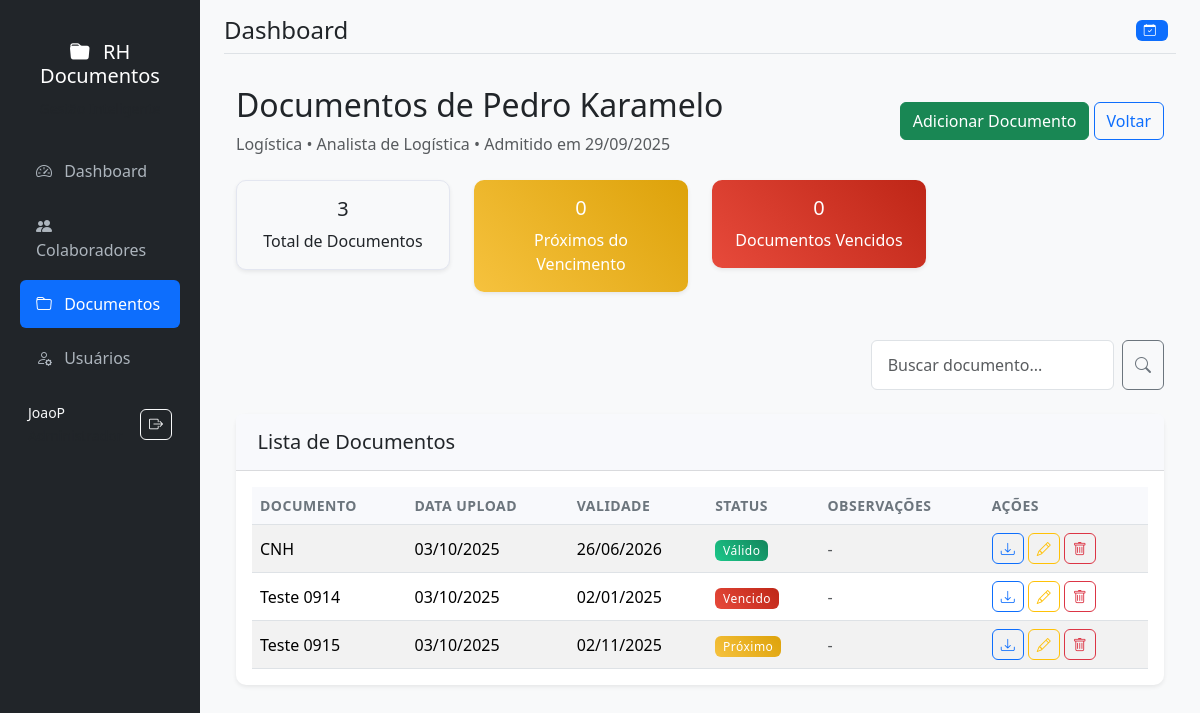
Page /colaborador/2/documentos (signed in) on the committed database.
### models.py (models this page shows, shortened)
class User(UserMixin, db.Model):
    id = db.Column(db.Integer, primary_key=True)
    username = db.Column(db.String(80), unique=True, nullable=False)
    email = db.Column(db.String(120), unique=True, nullable=False)
    password_hash = db.Column(db.String(120), nullable=False)
    role = db.Column(db.String(20), nullable=False, default='visitante')
    created_at = db.Column(db.DateTime, default=datetime.utcnow)
    def has_permission(self, permission):
        roles_permissions = {
            'visitante': ['download'],
            'operador': ['download', 'add_documento', 'add_colaborador', 'renovar_documento'],
            'gestor': ['download', 'add_documento', 'add_colaborador', 'renovar_documento', 'edit_documento', 'delete_documento'],
            'administrador': ['download', 'add_documento', 'add_colaborador', 'renovar_documento', 'edit_documento', 'delete_documento', 'add_usuario']
        }
        return permission in roles_permissions.get(self.role, [])

class Colaborador(db.Model):
    id = db.Column(db.Integer, primary_key=True)
    nome = db.Column(db.String(100), nullable=False)
    email = db.Column(db.String(120))
    departamento = db.Column(db.String(50))
    cargo = db.Column(db.String(50))
    data_admissao = db.Column(db.Date)
    created_at = db.Column(db.DateTime, default=datetime.utcnow)
    documentos = db.relationship('Documento', backref='colaborador', lazy=True, cascade='all, delete-orphan')

class Documento(db.Model):
    id = db.Column(db.Integer, primary_key=True)
    colaborador_id = db.Column(db.Integer, db.ForeignKey('colaborador.id'), nullable=False)
    nome = db.Column(db.String(100), nullable=False)
    tipo_validade = db.Column(db.String(20), nullable=False)  # indeterminado, 3, 6, 12, personalizado
    data_upload = db.Column(db.DateTime, default=datetime.utcnow)
    data_validade = db.Column(db.Date)
    arquivo = db.Column(db.String(200), nullable=False)
    observacoes = db.Column(db.Text)
    def status_vencimento(self):
        if self.tipo_validade == 'indeterminado':
            return 'válido'
        hoje = datetime.now().date()
        if self.data_validade < hoje:
            return 'vencido'
        elif (self.data_validade - hoje).days <= 30:
            return 'proximo_vencer'
        else:
            return 'válido'

### app.py (the view)
@app.route('/colaborador/<int:colaborador_id>/documentos')
@login_required
def documentos_colaborador(colaborador_id):
    colaborador = Colaborador.query.get_or_404(colaborador_id)
    search_query = request.args.get('search', '').strip()
    query = Documento.query.filter_by(colaborador_id=colaborador_id)
    if search_query:
        search_term = f'%{search_query}%'
        query = query.filter(Documento.nome.ilike(search_term))
    documentos = query.all()
    return render_template('documentos_colaborador.html',
                         colaborador=colaborador,
                         documentos=documentos,
                         search_query=search_query)

### app.py (called while the page is built)
@login_manager.user_loader
def load_user(user_id):
    return User.query.get(int(user_id))

@app.teardown_appcontext
def shutdown_session(exception=None):
    db.session.remove()

### templates/documentos_colaborador.html (shortened to what this page needs)
{% extends "base.html" %}
{% block content %}
<div class="d-flex justify-content-between align-items-center mb-4">
    <div>
        <h2>Documentos de {{ colaborador.nome }}</h2>
        <p class="text-muted mb-0">
            {{ colaborador.departamento }} • {{ colaborador.cargo }}
            {% if colaborador.data_admissao %}
            • Admitido em {{ colaborador.data_admissao.strftime('%d/%m/%Y') }}
            {% endif %}
        </p>
    </div>
    <div>
        {% if current_user.has_permission('add_documento') %}
        <a href="{{ url_for('novo_documento', colaborador_id=colaborador.id) }}" class="btn btn-success">
            Adicionar Documento
        </a>
        {% endif %}
        <a href="{{ url_for('documentos') }}" class="btn btn-outline-primary">Voltar</a>
    </div>
</div>
<div class="row mb-4">
    <div class="col-md-3">
        <div class="card bg-light">
            <div class="card-body text-center">
                <h5 class="card-title">{{ documentos|length }}</h5>
                <p class="card-text">Total de Documentos</p>
            </div>
        </div>
    </div>
    <div class="col-md-3">
        <div class="card bg-warning text-white">
            <div class="card-body text-center">
                <h5 class="card-title">{{ documentos|selectattr('status_vencimento', 'equalto', 'proximo_vencer')|list|length }}</h5>
                <p class="card-text">Próximos do Vencimento</p>
            </div>
        </div>
    </div>
    <div class="col-md-3">
        <div class="card bg-danger text-white">
            <div class="card-body text-center">
                <h5 class="card-title">{{ documentos|selectattr('status_vencimento', 'equalto', 'vencido')|list|length }}</h5>
                <p class="card-text">Documentos Vencidos</p>
            </div>
        </div>
    </div>
</div>
<div class="row justify-content-end mb-4">
    <div class="col-md-5 col-lg-4">
        <form method="GET" class="d-flex">
            <input type="search" name="search" class="form-control me-2" placeholder="Buscar documento..." value="{{ search_query }}">
            <button class="btn btn-outline-secondary" type="submit" title="Pesquisar Documento">
                <i class="bi bi-search"></i>
            </button>
        </form>
    </div>
</div>
{% if documentos %}
<div class="card">
    <div class="card-header">
        <h5 class="mb-0">Lista de Documentos</h5>
    </div>
    <div class="card-body">
        <div class="table-responsive">
            <table class="table table-striped">
                <thead>
                    <tr>
                        <th>Documento</th>
                        <th>Data Upload</th>
                        <th>Validade</th>
                        <th>Status</th>
                        <th>Observações</th>
                        <th>Ações</th>
                    </tr>
                </thead>
                <tbody>
                    {% for doc in documentos %}
                    <tr>
                        <td>{{ doc.nome }}</td>
                        <td>{{ doc.data_upload.strftime('%d/%m/%Y') }}</td>
                        <td>
                            {% if doc.tipo_validade == 'indeterminado' %}
                                <span class="text-muted">Indeterminado</span>
                            {% else %}
                                {{ doc.data_validade.strftime('%d/%m/%Y') }}
                            {% endif %}
                        </td>
                        <td>
                            {% set status = doc.status_vencimento() %}
                            {% if status == 'vencido' %}
                                <span class="badge bg-danger">Vencido</span>
                            {% elif status == 'proximo_vencer' %}
                                <span class="badge bg-warning">Próximo</span>
                            {% else %}
                                <span class="badge bg-success">Válido</span>
                            {% endif %}
                        </td>
                        <td>
                            {% if doc.observacoes %}
                                <small class="text-muted">{{ doc.observacoes[:50] }}{% if doc.observacoes|length > 50 %}...{% endif %}</small>
                            {% else %}
                                <span class="text-muted">-</span>
                            {% endif %}
                        </td>
                        <td>
                            <div class="d-flex flex-nowrap">
                                <a href="{{ url_for('download_documento', documento_id=doc.id) }}" class="btn btn-sm btn-outline-primary me-1" title="Download">
                                    <i class="bi bi-download"></i>
                                </a>
                                {% if current_user.has_permission('edit_documento') %}
                                <a href="{{ url_for('editar_documento', documento_id=doc.id) }}" class="btn btn-sm btn-outline-warning me-1" title="Editar Documento">
                                    <i class="bi bi-pencil"></i>
                                </a>
                                {% endif %}
                                {% if current_user.has_permission('delete_documento') %}
                                <form action="{{ url_for('excluir_documento', documento_id=doc.id) }}" method="POST" style="display:inline;"
                                      onsubmit="return confirm('Tem certeza que deseja excluir o documento {{ doc.nome }}? Essa ação é irreversível.');">
                                    <button type="submit" class="btn btn-sm btn-outline-danger" title="Excluir Documento">
                                        <i class="bi bi-trash"></i>
                                    </button>
                                </form>
                                {% endif %}
                            </div>
                        </td>
                    </tr>
                    {% endfor %}
                </tbody>
            </table>
        </div>
    </div>
</div>
{% endif %}
{% endblock %}

### templates/base.html (shortened to what this page needs)
<!DOCTYPE html>
<html lang="pt-br" data-bs-theme="light">
<head>
    <link href="https://cdn.jsdelivr.net/npm/bootstrap@5.3.2/dist/css/bootstrap.min.css" rel="stylesheet">
    <link href="https://cdn.jsdelivr.net/npm/bootstrap-icons@1.11.1/font/bootstrap-icons.css" rel="stylesheet">
    <link href="{{ url_for('static', filename='style.css') }}" rel="stylesheet">
</head>
<body>
    <div class="container-fluid">
        <div class="row">
            <nav id="sidebar" class="col-md-3 col-lg-2 d-md-block bg-dark sidebar collapse">
                <div class="position-sticky pt-3">
                    <div class="sidebar-header text-center py-4">
                        <h5 class="text-white">
                            <i class="bi bi-folder-fill me-2"></i>
                            RH Documentos
                        </h5>
                        <small class="text-muted">Gestão Inteligente</small>
                    </div>
                    <ul class="nav flex-column">
                        <li class="nav-item">
                            <a class="nav-link {% if request.endpoint == 'dashboard' %}active{% endif %}"
                               href="{{ url_for('dashboard') }}">
                                <i class="bi bi-speedometer2 me-2"></i>
                                Dashboard
                            </a>
                        </li>
                        {% if current_user.has_permission('add_colaborador') %}
                        <li class="nav-item">
                            <a class="nav-link {% if request.endpoint == 'colaboradores' or request.endpoint == 'novo_colaborador' or request.endpoint == 'editar_colaborador' %}active{% endif %}"
                               href="{{ url_for('colaboradores') }}">
                                <i class="bi bi-people-fill me-2"></i>
                                Colaboradores
                            </a>
                        </li>
                        {% endif %}
                        {% if current_user.has_permission('download') %}
                        <li class="nav-item">
                            <a class="nav-link {% if request.endpoint == 'documentos' or request.endpoint == 'documentos_colaborador' or request.endpoint == 'novo_documento' %}active{% endif %}"
                               href="{{ url_for('documentos') }}">
                                <i class="bi bi-folder me-2"></i>
                                Documentos
                            </a>
                        </li>
                        {% endif %}
                        {% if current_user.role == 'administrador' %}
                        <li class="nav-item">
                            <a class="nav-link {% if request.endpoint == 'usuarios' or request.endpoint == 'novo_usuario' %}active{% endif %}"
                               href="{{ url_for('usuarios') }}">
                                <i class="bi bi-person-gear me-2"></i>
                                Usuários
                            </a>
                        </li>
                        {% endif %}
                    </ul>
                    <div class="sidebar-footer mt-auto p-3">
                        <div class="d-flex align-items-center text-light">
                            <div class="flex-grow-1">
                                <small class="d-block">{{ current_user.username }}</small>
                                <small class="text-muted text-capitalize">{{ current_user.role }}</small>
                            </div>
                            <a href="{{ url_for('logout') }}" class="btn btn-outline-light btn-sm"
                               title="Sair">
                                <i class="bi bi-box-arrow-right"></i>
                            </a>
                        </div>
                    </div>
                </div>
            </nav>
            <main class="col-md-9 ms-sm-auto col-lg-10 px-md-4 main-content">
                <div class="d-flex justify-content-between flex-wrap flex-md-nowrap align-items-center pt-3 pb-2 mb-3 border-bottom">
                    <div class="d-flex align-items-center">
                        <h1 class="h4 mb-0">{% block page_title %}Dashboard{% endblock %}</h1>
                    </div>
                    <div class="btn-toolbar">
                        <div class="btn-group me-2">
                            <span class="badge bg-primary">
                                <i class="bi bi-calendar-check me-1"></i>
                            </span>
                        </div>
                    </div>
                </div>
                <div class="container-fluid py-3">
                    {% block content %}{% endblock %}
                </div>
            </main>
        </div>
    </div>
</body>
</html>

### static/style.css (style rules this page uses)
body { background-color: #f8f9fa; font-family: 'Segoe UI', Tahoma, Geneva, Verdana, sans-serif; }
.card { border: none; box-shadow: 0 0.125rem 0.25rem rgba(0, 0, 0, 0.075); margin-bottom: 1.5rem; border-radius: 10px; }
.card-header { border-bottom: 1px solid #e3e6f0; background-color: #f8f9fc; font-weight: 600; padding: 1rem 1.35rem; }
.badge { font-size: 0.75em; padding: 0.35em 0.65em; }
.table { margin-bottom: 0; }
.table th { border-top: none; font-weight: 600; color: #5a5c69; background-color: #f8f9fc; }
.table-striped tbody tr:nth-of-type(odd) { background-color: rgba(0, 0, 0, 0.02); }
.btn { border-radius: 0.35rem; font-weight: 500; }
.btn-sm { padding: 0.25rem 0.5rem; font-size: 0.875rem; }
.form-control, .form-select { border-radius: 0.35rem; border: 1px solid #d1d3e2; padding: 0.75rem 1rem; }
.card.bg-warning { background: linear-gradient(45deg, #f6c23e, #dda20a) !important; }
.card.bg-danger { background: linear-gradient(45deg, #e74a3b, #be2617) !important; }
.badge.bg-warning { background: linear-gradient(45deg, #f6c23e, #dda20a) !important; }
.badge.bg-danger { background: linear-gradient(45deg, #e74a3b, #be2617) !important; }
.badge.bg-success { background: linear-gradient(45deg, #1cc88a, #13855c) !important; }
.card.bg-light { background-color: #f8f9fa !important; border: 1px solid #e3e6f0; }
.sidebar { min-height: 100vh; box-shadow: 0 0 10px rgba(0, 0, 0, 0.1); transition: all 0.3s; }
.sidebar .nav-link { color: #adb5bd; padding: 0.75rem 1rem; margin: 0.2rem 0.5rem; border-radius: 0.375rem; transition: all 0.3s; }
.sidebar .nav-link.active { color: #fff; background-color: #0d6efd; }
.sidebar .nav-link i { width: 20px; text-align: center; }
.main-content { background-color: #f8f9fa; min-height: 100vh; }
.card { border: none; box-shadow: 0 0.125rem 0.25rem rgba(0, 0, 0, 0.075); transition: box-shadow 0.3s ease; }
.card-header { border-bottom: 1px solid rgba(0, 0, 0, 0.125); font-weight: 600; }
.table th { border-top: none; font-weight: 600; font-size: 0.875rem; text-transform: uppercase; letter-spacing: 0.5px; color: #6c757d; }
.table td { vertical-align: middle; }
.btn { border-radius: 0.375rem; font-weight: 500; transition: all 0.3s ease; }
.badge { font-weight: 500; letter-spacing: 0.5px; }
.form-control, .form-select { border-radius: 0.375rem; border: 1px solid #dee2e6; transition: all 0.3s ease; }

### rows in the picture
User: username "JoaoP"
Colaborador: nome "Pedro Karamelo", departamento "Logística", cargo "Analista de Logística", data_admissao "29/09/2025"
Documento: nome "CNH", data_upload "03/10/2025", data_validade "26/06/2026", shows "Válido"
Documento: nome "Teste 0914", data_upload "03/10/2025", data_validade "02/01/2025", shows "Vencido"
Documento: nome "Teste 0915", data_upload "03/10/2025", data_validade "02/11/2025", shows "Próximo"

### other values in the picture
{{ documentos|length }} "3"
